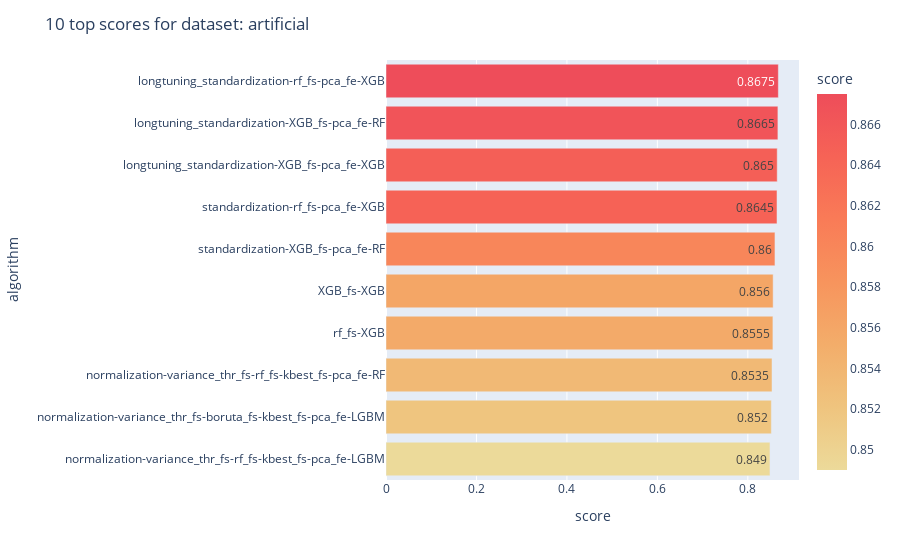

This figure's notebook cell:
### Code cell
plot_n_top_models(df, dataset_name='artificial', n=10)

### Figure 1 — Plotly figure (JSON) as saved in the notebook; plotly's stock layout.template omitted (floating-point values rounded to 4 significant figures)
{"data": [{"alignmentgroup": "True", "hovertemplate": "Score:: %{x:.4f}<br>Model: %{y}<br>Dataset: artificial", "legendgroup": "", "marker": {"color": [0.8675, 0.8665, 0.865, 0.8645, 0.86, 0.856, 0.8555, 0.8535, 0.852, 0.849], "coloraxis": "coloraxis", "pattern": {"shape": ""}}, "name": "", "offsetgroup": "", "orientation": "h", "showlegend": false, "text": [0.8675, 0.8665, 0.865, 0.8645, 0.86, 0.856, 0.8555, 0.8535, 0.852, 0.849], "textposition": "auto", "type": "bar", "x": [0.8675, 0.8665, 0.865, 0.8645, 0.86, 0.856, 0.8555, 0.8535, 0.852, 0.849], "xaxis": "x", "y": ["longtuning_standardization-rf_fs-pca_fe-XGB", "longtuning_standardization-XGB_fs-pca_fe-RF", "longtuning_standardization-XGB_fs-pca_fe-XGB", "standardization-rf_fs-pca_fe-XGB", "standardization-XGB_fs-pca_fe-RF", "XGB_fs-XGB", "rf_fs-XGB", "normalization-variance_thr_fs-rf_fs-kbest_fs-pca_fe-RF", "normalization-variance_thr_fs-boruta_fs-kbest_fs-pca_fe-LGBM", "normalization-variance_thr_fs-rf_fs-kbest_fs-pca_fe-LGBM"], "yaxis": "y"}], "layout": {"barmode": "relative", "coloraxis": {"colorbar": {"title": {"text": "score"}}, "colorscale": [[0, "rgb(236, 218, 154)"], [0.1667, "rgb(239, 196, 126)"], [0.3333, "rgb(243, 173, 106)"], [0.5, "rgb(247, 148, 93)"], [0.6667, "rgb(249, 123, 87)"], [0.8333, "rgb(246, 99, 86)"], [1, "rgb(238, 77, 90)"]]}, "legend": {"tracegroupgap": 0}, "margin": {"t": 60}, "title": {"text": "10 top scores for dataset: artificial"}, "xaxis": {"anchor": "y", "domain": [0, 1], "title": {"text": "score"}}, "yaxis": {"anchor": "x", "autorange": "reversed", "domain": [0, 1], "title": {"text": "algorithm"}}}}
